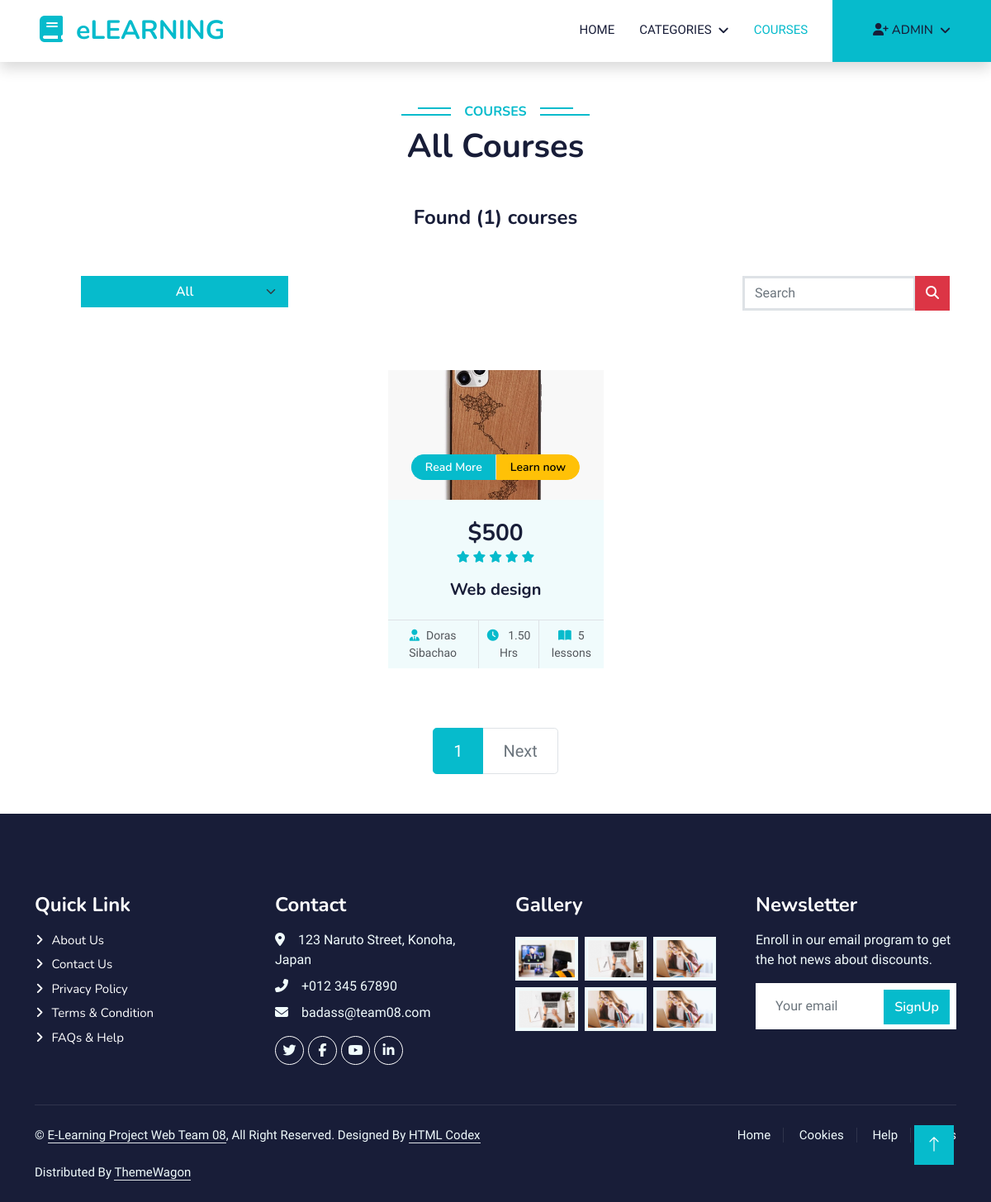
Page /course/ (signed in) on the earlier database version.
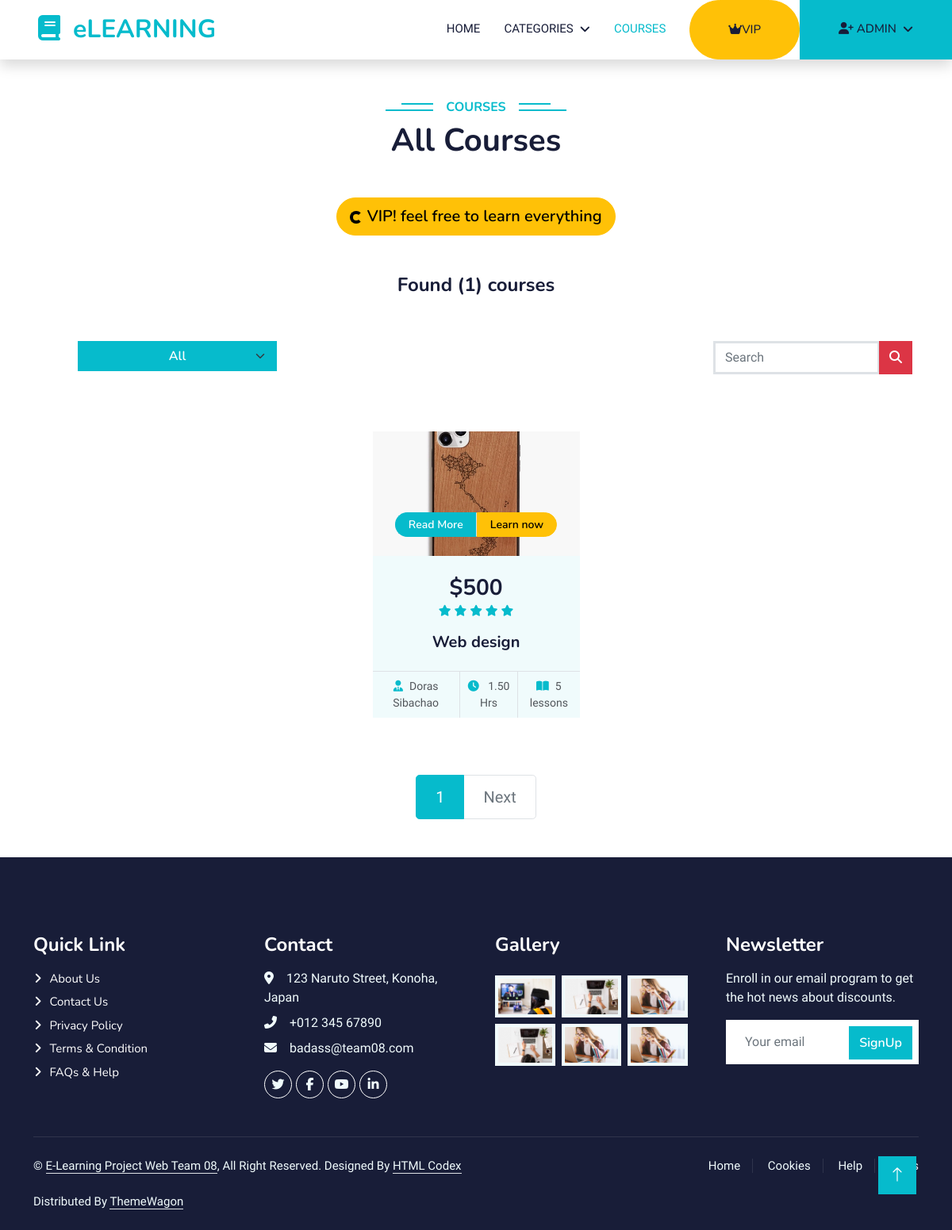
Same page on the later database version.
### course/views.py (the view)
# urls.py: path('course/', include('course.urls')),
def course(request, category_slug=None):
    course_url = reverse('course')
    if category_slug is not None:
        category = get_object_or_404(Category, slug=category_slug)
        courses = Course.objects.all().filter(category=category, course_status='A')
    else:
        courses = Course.objects.all().filter(course_status='A').order_by('pk')
        category = None
    page = request.GET.get('page')
    page = page or 1
    paginator = Paginator(courses, 6)
    paged_courses = paginator.get_page(page)
    course_count = courses.count()
    if request.user.is_authenticated:
        purchased_orders = OrderDetail.objects.filter(
            order__user=request.user, order__payment_status='C')
        if purchased_orders:
            for item in purchased_orders:
                purchased_courses = []
                purchased_courses.append(item.course)
        else:
            purchased_courses = None
    else:
        purchased_courses = None
    context = {
        'courses': paged_courses,
        'course_count': course_count,
        'category': category,
        'course_url': course_url,
        'purchased_courses': purchased_courses,
    }
    return render(request, 'course/course.html', context=context)

### account/models.py (called while the page is built)
    def on_subscription(self):
        if self.subscription_expired and self.subscription_expired > datetime.date.today():
            return True
        else:
            return False

### course/context_processors.py (called while the page is built)
def menu_links(request):
    links = Category.objects.all()
    return dict(links=links)

### course/models.py (called while the page is built)
    def get_url(self):
        return reverse('course_detail', args=[self.slug])

    def get_video_url(self):
        return reverse('course_watching', args=[self.slug])

### templates/course/course.html (shortened to what the changed rows need)
{% extends 'base.html' %} {% load static %} {% block content %}
<div class="container-xxl py-5">
  <div class="container">
    <div class="text-center wow fadeInUp" data-wow-delay="0.1s">
      {% if category == None %}
        <h1 class="mb-5">All Courses</h1>
        {% else %}
        <h1 class="mb-5">{{category.title}} Courses</h1>
      {% endif %}
    {% if request.user.on_subscription == True  %}
      <div class="container text-center pb-5">
        <button class="btn btn-warning btn-lg rounded-pill">
          <span class="spinner-border spinner-border-sm"></span>
          VIP! feel free to learn everything
        </button>
      </div>
      {% endif %}
    </div>
  </div>
</div>
 {% endblock content %}

### templates/includes/navbar.html (shortened to what this page needs)
{% load static %}
<nav
  class="navbar navbar-expand-lg bg-white navbar-light shadow sticky-top p-0"
>
  <a
    href="{% url 'home' %}"
    class="navbar-brand d-flex align-items-center px-4 px-lg-5"
  >
    <h2 class="m-0 text-primary"><i class="fa fa-book me-3"></i>eLEARNING</h2>
  </a>
  <div class="collapse navbar-collapse" id="navbarCollapse">
    <div class="navbar-nav ms-auto p-4 p-lg-0 text-center">
      <a
        href="{% url 'home' %}"
        class="nav-item nav-link {% if request.resolver_match.url_name == 'home' %} active {% endif %}"
        >Home</a
      >
      <div class="nav-item dropdown">
        <a href="#" class="nav-link dropdown-toggle" data-bs-toggle="dropdown"
          >Categories</a
        >
      </div>
      <a
        href="{% url 'course' %}"
        class="nav-item nav-link {% if request.resolver_match.url_name == 'course' %} active {% endif %}"
        >Courses</a
      >
      {% if request.user.on_subscription == True %}
      <button
        href="#"
        class="nav-link btn btn-warning rounded-pill my-3 my-lg-0 py-4 px-lg-5 me-0 d-lg-block"
      >
        <i class="fa-solid fa-crown"> </i>VIP
      </button>
      {% endif %} {% if user.is_authenticated %}
      <div class="nav-item dropdown">
        <a
          href="#"
          class="nav-link dropdown-toggle btn btn-primary py-4 px-lg-5 d-lg-block me-0"
          data-bs-toggle="dropdown"
          ><i class="fa-solid fa-user-plus"></i> {{user.first_name}}</a
        >
      </div>
      {% else %}
      <a
        href="{% url 'signup' %}"
        class="nav-link btn btn-primary py-4 px-lg-5 d-lg-block me-0"
        >Join Now<i class="fa fa-arrow-right ms-3"></i
      ></a>
      {% endif %}
    </div>
  </div>
</nav>

Differences in the rows shown:
changed Account "ADMIN": subscription_expired empty → "2023-01-23" (drawn)
Other differences:
text now shown: "VIP VIP! feel free to learn everything"
